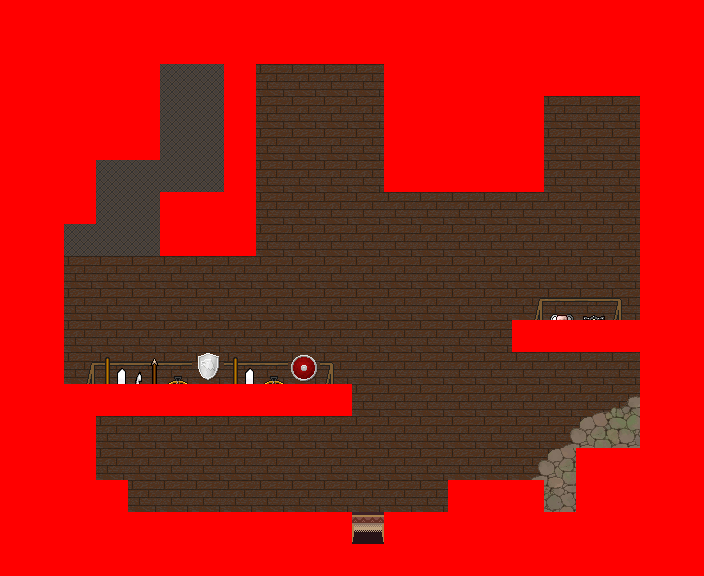

Below is a game level as drawn by its tile map, then a one-line description and the .tmx that defines it (tile-layer data replaced by summaries):
An orthogonal 22x18 tile map with 32x32 px tiles, 7 tile layers (0_floor, 1_terrain, 2_object, 3_roof, ...), 19 tilesets.

<map version="1.10" tiledversion="1.10.2" orientation="orthogonal" renderorder="right-down" width="22" height="18" tilewidth="32" tileheight="32" infinite="0" nextlayerid="8" nextobjectid="1">
 <tileset firstgid="1" name="fireplace_2" tilewidth="32" tileheight="32" tilecount="9" columns="3">
  <image source="../../tileset/building/decoration/fireplace_2.png" width="96" height="96" />
 </tileset>
 <tileset firstgid="10" name="grey_plain" tilewidth="32" tileheight="32" tilecount="9" columns="3">
  <image source="../../tileset/furniture/table/grey_plain.png" width="96" height="96" />
 </tileset>
 <tileset firstgid="19" name="bushes" tilewidth="32" tileheight="32" tilecount="10" columns="5">
  <image source="../../tileset/plant/bush/bushes.png" trans="ffffff" width="160" height="64" />
 </tileset>
 <tileset firstgid="29" name="toolset" tilewidth="32" tileheight="32" tilecount="18" columns="9">
  <image source="../../tileset/building/decoration/toolset.png" width="288" height="64" />
 </tileset>
 <tileset firstgid="47" name="stick" tilewidth="32" tileheight="32" tilecount="2" columns="1">
  <image source="../../tileset/furniture/other/stick.png" width="32" height="64" />
 </tileset>
 <tileset firstgid="49" name="weapons_rack" tilewidth="32" tileheight="32" tilecount="18" columns="9">
  <image source="../../tileset/item/armor/weapons_rack.png" width="288" height="64" />
 </tileset>
 <tileset firstgid="67" name="fire" tilewidth="32" tileheight="32" tilecount="27" columns="3">
  <image source="../../tileset/ground/fire/fire.png" width="96" height="288" />
 </tileset>
 <tileset firstgid="94" name="collision" tilewidth="32" tileheight="32" tilecount="1" columns="1">
  <image source="../../tileset/logic/collision.png" width="32" height="32" />
 </tileset>
 <tileset firstgid="95" name="int_wall_dark_red" tilewidth="32" tileheight="32" tilecount="16" columns="4">
  <image source="../../tileset/building/wall/int_wall_dark_red.png" width="128" height="128" />
 </tileset>
 <tileset firstgid="111" name="int_wall_dark_red_corners" tilewidth="32" tileheight="32" tilecount="16" columns="4">
  <image source="../../tileset/building/wall/int_wall_dark_red_corners.png" width="128" height="128" />
 </tileset>
 <tileset firstgid="127" name="dark_red_ns" tilewidth="32" tileheight="32" tilecount="12" columns="3">
  <image source="../../tileset/building/entrance/dark_red_ns.png" width="96" height="128" />
 </tileset>
 <tileset firstgid="139" name="int_windows_dark_red" tilewidth="32" tileheight="32" tilecount="16" columns="4">
  <image source="../../tileset/building/window/int_windows_dark_red.png" width="128" height="128" />
 </tileset>
 <tileset firstgid="155" name="tools" tilewidth="32" tileheight="32" tilecount="9" columns="3">
  <image source="../../tileset/item/tools.png" width="96" height="96" />
 </tileset>
 <tileset firstgid="164" name="weapons" tilewidth="32" tileheight="32" tilecount="16" columns="4">
  <image source="../../tileset/item/armor/weapons_for_walls.png" width="128" height="128" />
 </tileset>
 <tileset firstgid="180" name="ropes" tilewidth="32" tileheight="32" tilecount="4" columns="2">
  <image source="../../tileset/item/ropes.png" width="64" height="64" />
 </tileset>
 <tileset firstgid="184" name="tiles" tilewidth="32" tileheight="32" tilecount="9" columns="3">
  <image source="../../tileset/ground/indoor/floor_tiles.png" width="96" height="96" />
 </tileset>
 <tileset firstgid="193" name="barrel" tilewidth="32" tileheight="32" tilecount="2" columns="1">
  <image source="../../tileset/item/pot/barrel.png" width="32" height="64" />
 </tileset>
 <tileset firstgid="195" name="stonecircle" tilewidth="32" tileheight="32" tilecount="81" columns="9">
  <image source="../../tileset/ground/stonecircle.png" width="288" height="288" />
 </tileset>
 <tileset firstgid="276" name="firewood" tilewidth="32" tileheight="32" tilecount="12" columns="3">
  <image source="../../tileset/item/firewood.png" width="96" height="128" />
 </tileset>
 <layer id="1" name="0_floor" width="22" height="18">
  <data>[396 cells, 389 non-empty, 35 distinct tile ids]</data>
 </layer>
 <layer id="2" name="1_terrain" width="22" height="18">
  <data>[396 cells, 89 non-empty, 61 distinct tile ids]</data>
 </layer>
 <layer id="3" name="2_object" width="22" height="18">
  <data>[396 cells, 35 non-empty, 26 distinct tile ids]</data>
 </layer>
 <layer id="4" name="3_roof" width="22" height="18">
  <data>[396 cells, 16 non-empty, 12 distinct tile ids]</data>
 </layer>
 <layer id="5" name="objects" width="22" height="18">
  <data>[396 cells, 0 non-empty, 0 distinct tile ids]</data>
 </layer>
 <layer id="6" name="collision" width="22" height="18">
  <data>[396 cells, 211 non-empty, 1 distinct tile ids]</data>
 </layer>
 <layer id="7" name="protection" width="22" height="18">
  <data>[396 cells, 0 non-empty, 0 distinct tile ids]</data>
 </layer>
</map>
